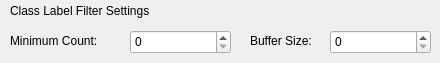
         <widget class="QWidget" name="page_43">
          <widget class="QLabel" name="label_96">
           <property name="geometry">
            <rect>
             <x>10</x>
             <y>30</y>
             <width>111</width>
             <height>21</height>
            </rect>
           </property>
           <property name="text">
            <string>Minimum Count:</string>
           </property>
          </widget>
          <widget class="QLabel" name="label_97">
           <property name="geometry">
            <rect>
             <x>10</x>
             <y>0</y>
             <width>171</width>
             <height>21</height>
            </rect>
           </property>
           <property name="text">
            <string>Class Label Filter Settings</string>
           </property>
          </widget>
          <widget class="QSpinBox" name="pipelineTool_classLabelFilterMinCountSpinBox_2">
           <property name="geometry">
            <rect>
             <x>130</x>
             <y>30</y>
             <width>101</width>
             <height>24</height>
            </rect>
           </property>
          </widget>
          <widget class="QLabel" name="label_98">
           <property name="geometry">
            <rect>
             <x>250</x>
             <y>30</y>
             <width>71</width>
             <height>21</height>
            </rect>
           </property>
           <property name="text">
            <string>Buffer Size:</string>
           </property>
          </widget>
          <widget class="QSpinBox" name="pipelineTool_classLabelFilterBufferSizeSpinBox_2">
           <property name="geometry">
            <rect>
             <x>330</x>
             <y>30</y>
             <width>101</width>
             <height>24</height>
            </rect>
           </property>
          </widget>
         </widget>
